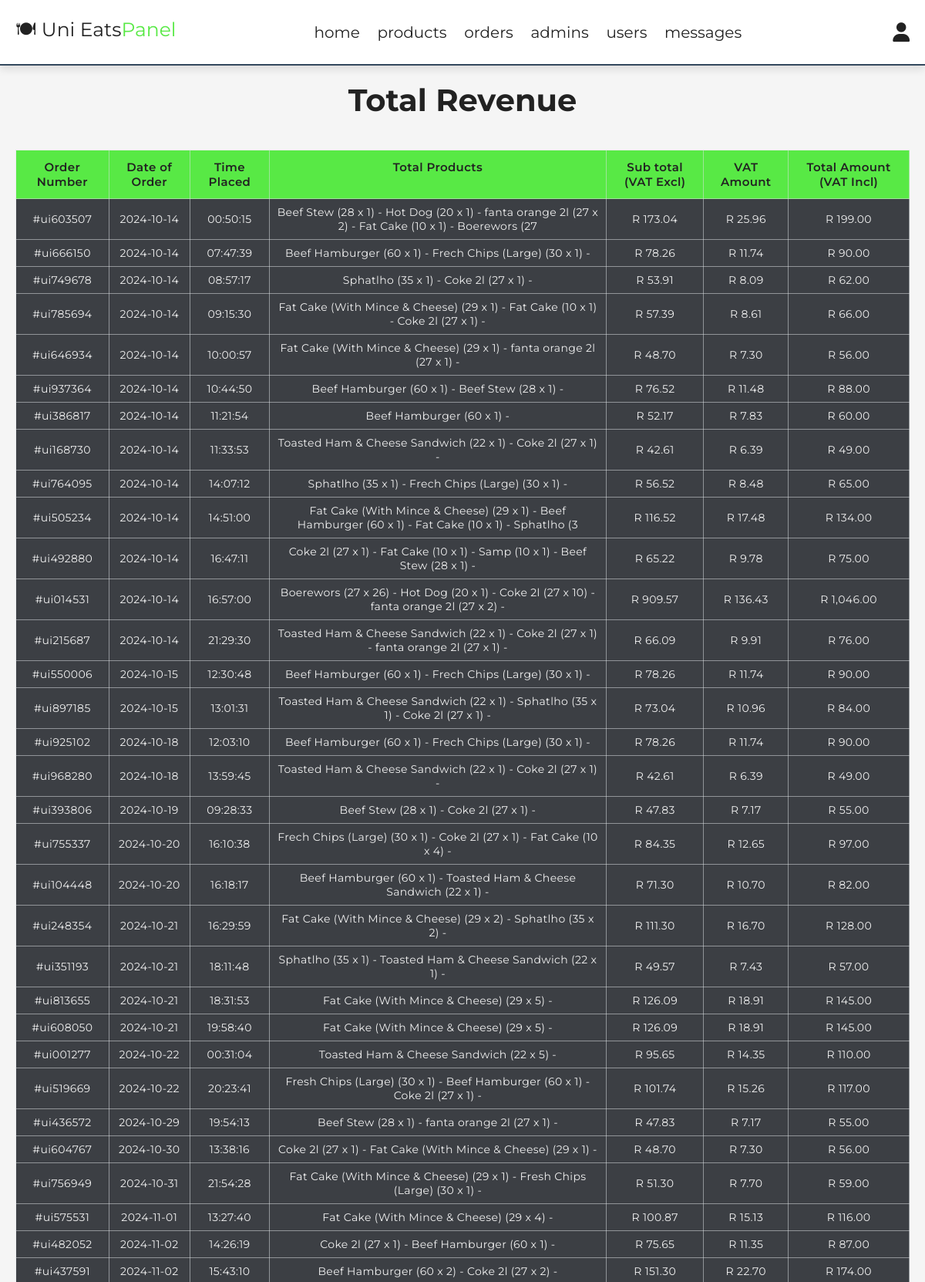
The page /admin/Total_Revenue.php (signed in, upper part) on the database its author committed.
### tables this page shows
CREATE TABLE `orders` (
  `order_id` int(11) NOT NULL,
  `User_id` int(100) NOT NULL,
  `del_id` int(11) NOT NULL,
  `Name` varchar(30) NOT NULL,
  `Surname` varchar(30) NOT NULL,
  `Phone_Number` varchar(15) NOT NULL,
  `Email_Add` varchar(40) NOT NULL,
  `Payment_Method` varchar(50) NOT NULL,
  `Ress_Add` varchar(50) NOT NULL,
  `Total_Products` varchar(100) NOT NULL,
  `Total_Price` double NOT NULL,
  `vat_amount` varchar(10) NOT NULL,
  `delivery_fee` double NOT NULL,
  `order_num` varchar(10) NOT NULL,
  `Placed_On` date NOT NULL DEFAULT current_timestamp(),
  `Delivery_Status` varchar(25) NOT NULL,
  `validate_status` varchar(50) NOT NULL,
  `claim_order` varchar(50) NOT NULL,
  `Accept_to_deliver` varchar(50) NOT NULL,
  `time_placed` time NOT NULL DEFAULT current_timestamp(),
  `Meal_customerization` varchar(200) NOT NULL
);

### admin/Total_Revenue.php (the view, shortened to what this page needs)
<?php
include '../elements/dbconnect.php';
?>
<!DOCTYPE html>
<html lang="en">
<head>
   <link rel="stylesheet" href="https://cdnjs.cloudflare.com/ajax/libs/font-awesome/6.1.1/css/all.min.css">
   <link rel="stylesheet" href="admin_style.css">
</head>
<body>
<?php include '../elements/admin_header.php' ?>
<section class="placed-orders">
   <h1 class="heading">Total Revenue</h1>
   <table class="table">
      <thead>
         <tr>
            <th>Order Number</th>
            <th>Date of Order</th>
            <th>Time Placed</th>
            <th>Total Products</th>
            <th>Sub total (VAT Excl)</th>
            <th>VAT Amount</th>
            <th>Total Amount (VAT Incl)</th>
         </tr>
      </thead>
      <tbody>
         <?php
            $stmt = $conn->prepare("SELECT * FROM orders");
            $stmt->execute();
            $result = $stmt->get_result();
            if ($result->num_rows > 0) {
               while ($fetch_orders = $result->fetch_assoc()) {
         ?>
      <tr>
    <td date-lable="Order Number"><?= $fetch_orders['order_num']; ?></td>
    <td date-lable="Date of Order"><?= $fetch_orders['Placed_On']; ?></td>
    <td date-lable="Time Placed"><?= $fetch_orders['time_placed']; ?></td>
    <td date-lable="Total Products"><?= $fetch_orders['Total_Products']; ?></td>
    <td date-lable="Sub Total">
        <?php
            $total_price = $fetch_orders['Total_Price']- $fetch_orders['delivery_fee'];
            $vat_rate = 0.15;
            $base_amount = $total_price / (1 + $vat_rate);
            echo "R " . number_format($base_amount, 2);
        ?>
    </td>
    <td date-lable="VAT Amount">
        <?php
            $vat_amount = $total_price - $base_amount;
            echo "R " . number_format($vat_amount, 2);
        ?>
    </td>
    <td date-lable="Total Amount (VAT Incl)">
        <span>R <?= number_format($total_price, 2); ?></span>
    </td>
</tr>
         <?php
               }
            } else {
               echo '<tr><td colspan="12" class="empty">No orders placed yet!</td></tr>';
            }
         ?>
      </tbody>
   </table>
</section>
</body>
</html>

### admin/admin_style.css (style rules this page uses)
:root { --main-color:#4834d4; --red:#e74c3c; --orange:#f39c12; --black:#34495e; --white:#fff; --light-bg:#f5f5f5; --light-color:#999; --border:.2rem solid var(--black); --box-shadow:0 .5rem 1rem rgba(0,0,0,.1); }
* { font-family: 'Montserrat', sans-serif; margin:0; padding:0; box-sizing: border-box; text-decoration: none; outline: none; border:none; }
html { font-size: 62.5%; overflow-x: hidden; }
body { background-color: var(--light-bg); }
section { max-width: 1200px; margin:0 auto; padding:2rem; }
.heading { text-align: center; margin-bottom: 2rem; text-transform: capitalize; color:#222; font-size: 3rem; }

### admin/Total_Revenue.php (style rules this page uses)
.heading { font-size: 40px; text-align: center; color: #222; margin-bottom: 40px; }
.table { width: 100%; border-collapse: collapse; }
.table thead { background-color: rgb(88, 233, 69); }
.table thead tr th { font-size: 1.5rem; font-weight: 600; letter-spacing: 0.35px; color: #222; opacity: 1; padding: 12PX; vertical-align: top; border: 1px solid #dee2e685; }
.table tbody tr td { font-size: 14px; letter-spacing: 0.35px; font-weight: normal; color: #f1f1f1; background-color: #3c3f44; padding: 8px; text-align: center; border: 1px solid #dee2e685; }

### rows shown on the page
orders: order_num "#ui603507", Placed_On "2024-10-14", time_placed "00:50:15", Total_Products "Beef Stew (28 x 1) - Hot Dog (20 x 1) - fanta orange 2l (27 x 2) - Fat Cake (10 x 1) - Boerewors (27", base_amount "173.04", vat_amount "25.96", total_price "199.00"
orders: order_num "#ui666150", Placed_On "2024-10-14", time_placed "07:47:39", Total_Products "Beef Hamburger (60 x 1) - Frech Chips (Large) (30 x 1) -", base_amount "78.26", vat_amount "11.74", total_price "90.00"
orders: order_num "#ui749678", Placed_On "2024-10-14", time_placed "08:57:17", Total_Products "Sphatlho (35 x 1) - Coke 2l (27 x 1) -", base_amount "53.91", vat_amount "8.09", total_price "62.00"
orders: order_num "#ui785694", Placed_On "2024-10-14", time_placed "09:15:30", Total_Products "Fat Cake (With Mince & Cheese) (29 x 1) - Fat Cake (10 x 1) - Coke 2l (27 x 1) -", base_amount "57.39", vat_amount "8.61", total_price "66.00"
orders: order_num "#ui646934", Placed_On "2024-10-14", time_placed "10:00:57", Total_Products "Fat Cake (With Mince & Cheese) (29 x 1) - fanta orange 2l (27 x 1) -", base_amount "48.70", vat_amount "7.30", total_price "56.00"
orders: order_num "#ui937364", Placed_On "2024-10-14", time_placed "10:44:50", Total_Products "Beef Hamburger (60 x 1) - Beef Stew (28 x 1) -", base_amount "76.52", vat_amount "11.48", total_price "88.00"
orders: order_num "#ui386817", Placed_On "2024-10-14", time_placed "11:21:54", Total_Products "Beef Hamburger (60 x 1) -", base_amount "52.17", vat_amount "7.83", total_price "60.00"
orders: order_num "#ui168730", Placed_On "2024-10-14", time_placed "11:33:53", Total_Products "Toasted Ham & Cheese Sandwich (22 x 1) - Coke 2l (27 x 1) -", base_amount "42.61", vat_amount "6.39", total_price "49.00"
orders: order_num "#ui764095", Placed_On "2024-10-14", time_placed "14:07:12", Total_Products "Sphatlho (35 x 1) - Frech Chips (Large) (30 x 1) -", base_amount "56.52", vat_amount "8.48", total_price "65.00"
orders: order_num "#ui505234", Placed_On "2024-10-14", time_placed "14:51:00", Total_Products "Fat Cake (With Mince & Cheese) (29 x 1) - Beef Hamburger (60 x 1) - Fat Cake (10 x 1) - Sphatlho (3", base_amount "116.52", vat_amount "17.48", total_price "134.00"
orders: order_num "#ui492880", Placed_On "2024-10-14", time_placed "16:47:11", Total_Products "Coke 2l (27 x 1) - Fat Cake (10 x 1) - Samp (10 x 1) - Beef Stew (28 x 1) -", base_amount "65.22", vat_amount "9.78", total_price "75.00"
orders: order_num "#ui014531", Placed_On "2024-10-14", time_placed "16:57:00", Total_Products "Boerewors (27 x 26) - Hot Dog (20 x 1) - Coke 2l (27 x 10) - fanta orange 2l (27 x 2) -", base_amount "909.57", vat_amount "136.43", total_price "1,046.00"
orders: order_num "#ui215687", Placed_On "2024-10-14", time_placed "21:29:30", Total_Products "Toasted Ham & Cheese Sandwich (22 x 1) - Coke 2l (27 x 1) - fanta orange 2l (27 x 1) -", base_amount "66.09", vat_amount "9.91", total_price "76.00"
orders: order_num "#ui550006", Placed_On "2024-10-15", time_placed "12:30:48", Total_Products "Beef Hamburger (60 x 1) - Frech Chips (Large) (30 x 1) -", base_amount "78.26", vat_amount "11.74", total_price "90.00"
orders: order_num "#ui897185", Placed_On "2024-10-15", time_placed "13:01:31", Total_Products "Toasted Ham & Cheese Sandwich (22 x 1) - Sphatlho (35 x 1) - Coke 2l (27 x 1) -", base_amount "73.04", vat_amount "10.96", total_price "84.00"
orders: order_num "#ui925102", Placed_On "2024-10-18", time_placed "12:03:10", Total_Products "Beef Hamburger (60 x 1) - Frech Chips (Large) (30 x 1) -", base_amount "78.26", vat_amount "11.74", total_price "90.00"
orders: order_num "#ui968280", Placed_On "2024-10-18", time_placed "13:59:45", Total_Products "Toasted Ham & Cheese Sandwich (22 x 1) - Coke 2l (27 x 1) -", base_amount "42.61", vat_amount "6.39", total_price "49.00"
orders: order_num "#ui393806", Placed_On "2024-10-19", time_placed "09:28:33", Total_Products "Beef Stew (28 x 1) - Coke 2l (27 x 1) -", base_amount "47.83", vat_amount "7.17", total_price "55.00"
orders: order_num "#ui755337", Placed_On "2024-10-20", time_placed "16:10:38", Total_Products "Frech Chips (Large) (30 x 1) - Coke 2l (27 x 1) - Fat Cake (10 x 4) -", base_amount "84.35", vat_amount "12.65", total_price "97.00"
orders: order_num "#ui104448", Placed_On "2024-10-20", time_placed "16:18:17", Total_Products "Beef Hamburger (60 x 1) - Toasted Ham & Cheese Sandwich (22 x 1) -", base_amount "71.30", vat_amount "10.70", total_price "82.00"
orders: order_num "#ui248354", Placed_On "2024-10-21", time_placed "16:29:59", Total_Products "Fat Cake (With Mince & Cheese) (29 x 2) - Sphatlho (35 x 2) -", base_amount "111.30", vat_amount "16.70", total_price "128.00"
orders: order_num "#ui351193", Placed_On "2024-10-21", time_placed "18:11:48", Total_Products "Sphatlho (35 x 1) - Toasted Ham & Cheese Sandwich (22 x 1) -", base_amount "49.57", vat_amount "7.43", total_price "57.00"
orders: order_num "#ui813655", Placed_On "2024-10-21", time_placed "18:31:53", Total_Products "Fat Cake (With Mince & Cheese) (29 x 5) -", base_amount "126.09", vat_amount "18.91", total_price "145.00"
orders: order_num "#ui608050", Placed_On "2024-10-21", time_placed "19:58:40", Total_Products "Fat Cake (With Mince & Cheese) (29 x 5) -", base_amount "126.09", vat_amount "18.91", total_price "145.00"
orders: order_num "#ui001277", Placed_On "2024-10-22", time_placed "00:31:04", Total_Products "Toasted Ham & Cheese Sandwich (22 x 5) -", base_amount "95.65", vat_amount "14.35", total_price "110.00"
orders: order_num "#ui519669", Placed_On "2024-10-22", time_placed "20:23:41", Total_Products "Fresh Chips (Large) (30 x 1) - Beef Hamburger (60 x 1) - Coke 2l (27 x 1) -", base_amount "101.74", vat_amount "15.26", total_price "117.00"
orders: order_num "#ui436572", Placed_On "2024-10-29", time_placed "19:54:13", Total_Products "Beef Stew (28 x 1) - fanta orange 2l (27 x 1) -", base_amount "47.83", vat_amount "7.17", total_price "55.00"
orders: order_num "#ui604767", Placed_On "2024-10-30", time_placed "13:38:16", Total_Products "Coke 2l (27 x 1) - Fat Cake (With Mince & Cheese) (29 x 1) -", base_amount "48.70", vat_amount "7.30", total_price "56.00"
orders: order_num "#ui756949", Placed_On "2024-10-31", time_placed "21:54:28", Total_Products "Fat Cake (With Mince & Cheese) (29 x 1) - Fresh Chips (Large) (30 x 1) -", base_amount "51.30", vat_amount "7.70", total_price "59.00"
orders: order_num "#ui575531", Placed_On "2024-11-01", time_placed "13:27:40", Total_Products "Fat Cake (With Mince & Cheese) (29 x 4) -", base_amount "100.87", vat_amount "15.13", total_price "116.00"
orders: order_num "#ui482052", Placed_On "2024-11-02", time_placed "14:26:19", Total_Products "Coke 2l (27 x 1) - Beef Hamburger (60 x 1) -", base_amount "75.65", vat_amount "11.35", total_price "87.00"
orders: order_num "#ui437591", Placed_On "2024-11-02", time_placed "15:43:10", Total_Products "Beef Hamburger (60 x 2) - Coke 2l (27 x 2) -", base_amount "151.30", vat_amount "22.70", total_price "174.00"
